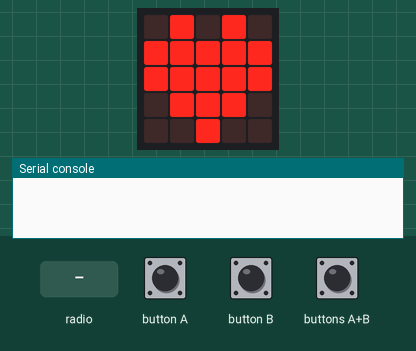
Bench run of a program on a simulated BBC micro:bit running MicroPython. On the bench: the board's 5×5 LED display, the last lines printed to the serial console. The inputs (shaded band) are chosen by the test bench. No radio messages arrive unless stated (any console line starting 'radio sent:' is added by the test bench).

Above: at 1.2 s.
1.3 s: buttons A+B pressed for 1 s
At 1.7 s:
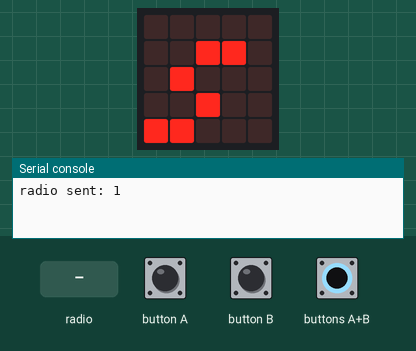
2.9 s: radio message "1" arrives
5.9 s: button A pressed for 0.15 s
At 8.9 s:
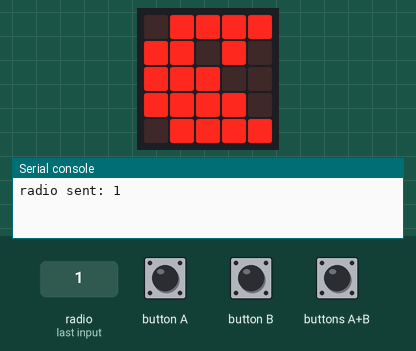
9.1 s: button B pressed for 3.2 s
At 13.0 s:
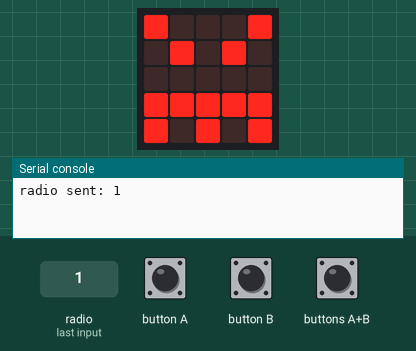
13.8 s: button B pressed for 1 s
At 15.0 s:
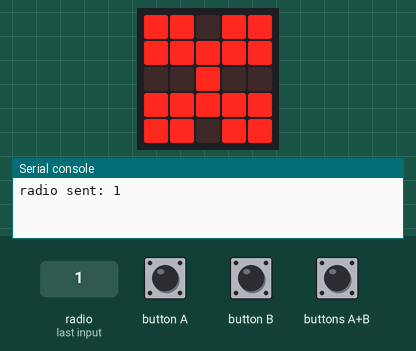
16.3 s: button B pressed for 1 s
At 18.2 s:
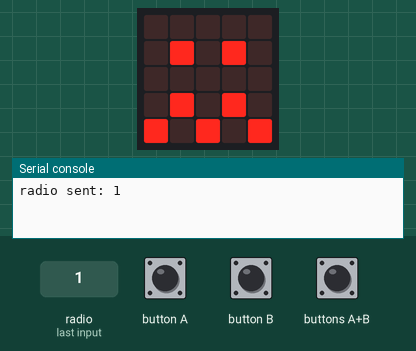
Timing chart, 0 to 19.7 s (numbered marks = the images above; inputs shaded):
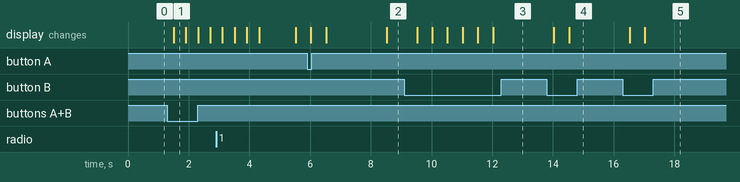

Measured:
- after the input at 1.3 s, the display: changes after 0.20 s (image 1)
- after the input at 5.9 s, the display: first differs from a run without the input after 2.6 s (image 2)
- after the input at 9.1 s, the display: first changes after 0.42 s (image 3 shows a later state)
- after the input at 13.8 s, the display: first changes after 0.23 s (image 4 shows a later state)
- after the input at 16.3 s, the display: first changes after 0.23 s (image 5 shows a later state)
- what the display in image 1 shows lasts 0.4 s, from 1.5 s to 1.9 s

The program:

radio_emoticon_switcher_with_buttons.py
```python
from microbit import *
import radio

# Create a dictonary of our emoticon images
images = {
    1: Image.HEART,
    2: Image.HEART_SMALL,
    3: Image.HAPPY,
    4: Image.SAD,
    5: Image.SURPRISED,
    6: Image.ANGRY,
    7: Image.ASLEEP,
    8: Image.BUTTERFLY,
    9: Image.DIAMOND,
    10: Image.CONFUSED,
    11: Image.COW,
    12: Image.PACMAN,
}
index_num = 1

# Set the radio channel to 10
radio.config(channel=10)
radio.on()

while True:
    # Capture received radio data
    incoming = radio.receive()

    if button_b.is_pressed():
        index_num += 1
    if button_a.is_pressed():
        index_num -= 1

    # Send the current emoticon if both buttons pressed together
    if button_a.is_pressed() and button_b.is_pressed():
        radio.send(str(index_num))
        display.show("sending...")

    # If there's incoming data, show the emoticon that's been received
    if incoming:
        display.show(Image.TARGET)
        sleep(500)
        display.show(images[int(incoming)])
        sleep(2000)

    # Keep the index_num within the valid dictionary key range
    if index_num > 12:
        index_num = 1
    elif index_num < 1:
        index_num = 12

    # Show the current image
    display.show(images[index_num])
    sleep(500)
```
